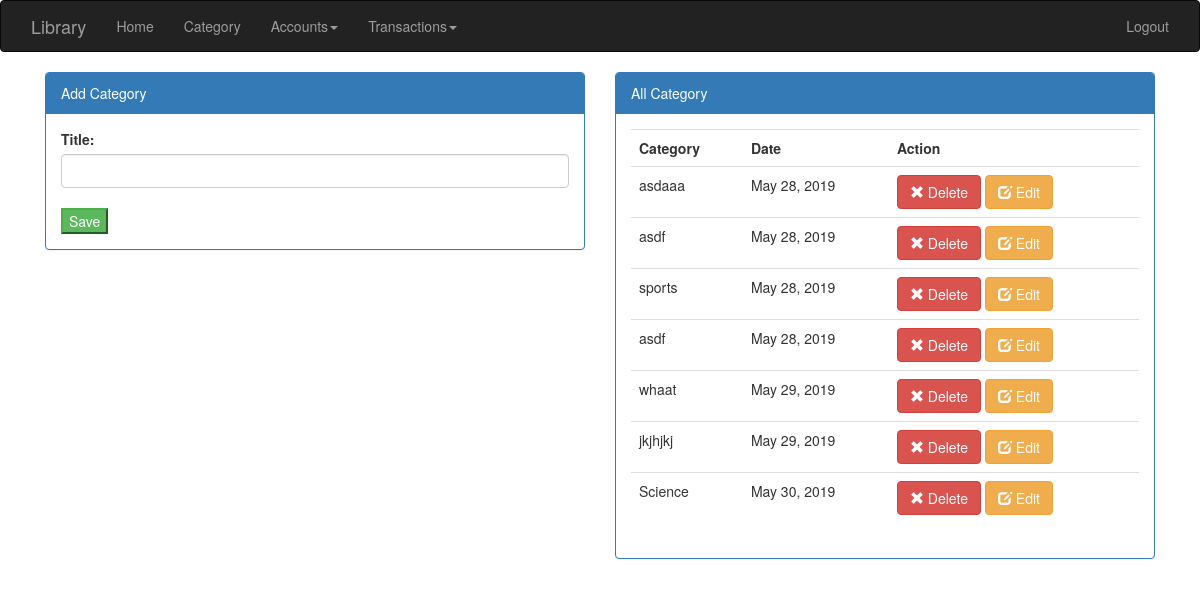
The page /auth/category/ (signed in) on the database its author committed.
### category/models.py (models this page shows, shortened)
class Category(models.Model):
    title= models.CharField(max_length=100)
    date= models.DateField(default=timezone.now)
    user = models.ForeignKey(User,on_delete=models.CASCADE)

### myauth/views.py (the view, shortened to what this page needs)
# urls.py: path('category/',views.category,name='category'),
@login_required(login_url='login')
def category(request):
    if request.method=='GET':
        context ={
            'form':CategoryForm(),
            'cat':Category.objects.filter(user_id=request.user.id),
        }
        return render(request,'category.html',context)

### category/forms.py
class CategoryForm(forms.ModelForm):
    title=forms.CharField(widget=forms.TextInput(attrs={'class':'form-control'}))
    class Meta:
        model= Category
        fields=['title']

### templates/category.html (shortened to what this page needs)
{% extends 'base/master.html' %}
{% load staticfiles %}
{% block content %}
    <div class="container">
        <div class="col-md-6">
           <div class="panel panel-primary">
            <div class="panel-heading">
                Add Category
            </div>
            <div class="panel-body">
                <form method="post" action="#" enctype="multipart/form-data">
                    {{ form }}
                    <br/>
                    <button type="submit" class="btn-success">Save</button>
                </form>
            </div>
            </div>
        </div>
        <div class="col-md-6">
            <div class="panel panel-primary">
                <div class="panel-heading">
                    All Category
                </div>
                <div class="panel-body">
                    <table class="table">
                        <th>Category</th>
                        <th>Date</th>
                        <th>Action</th>
                        {% for c in cat %}
                            <tr>
                                <td>{{ c.title }}</td>
                                <td>{{ c.date }}</td>
                                 <td><a class="btn btn-danger delbook_id" href="#"><span
                                class="glyphicon glyphicon-remove"></span> Delete</a>
                            <a href="#" data-id="#" class="btn btn-warning editButton ebook_id">
                                <span class="glyphicon glyphicon-edit"></span> Edit</a></td>
                            </tr>
                        {% endfor %}
                    </table>
                </div>
            </div>
        </div>
    </div>
{% endblock %}

### rows shown on the page
Category: title "asdaaa", date "May 28, 2019"
Category: title "asdf", date "May 28, 2019"
Category: title "sports", date "May 28, 2019"
Category: title "asdf", date "May 28, 2019"
Category: title "whaat", date "May 29, 2019"
Category: title "jkjhjkj", date "May 29, 2019"
Category: title "Science", date "May 30, 2019"
